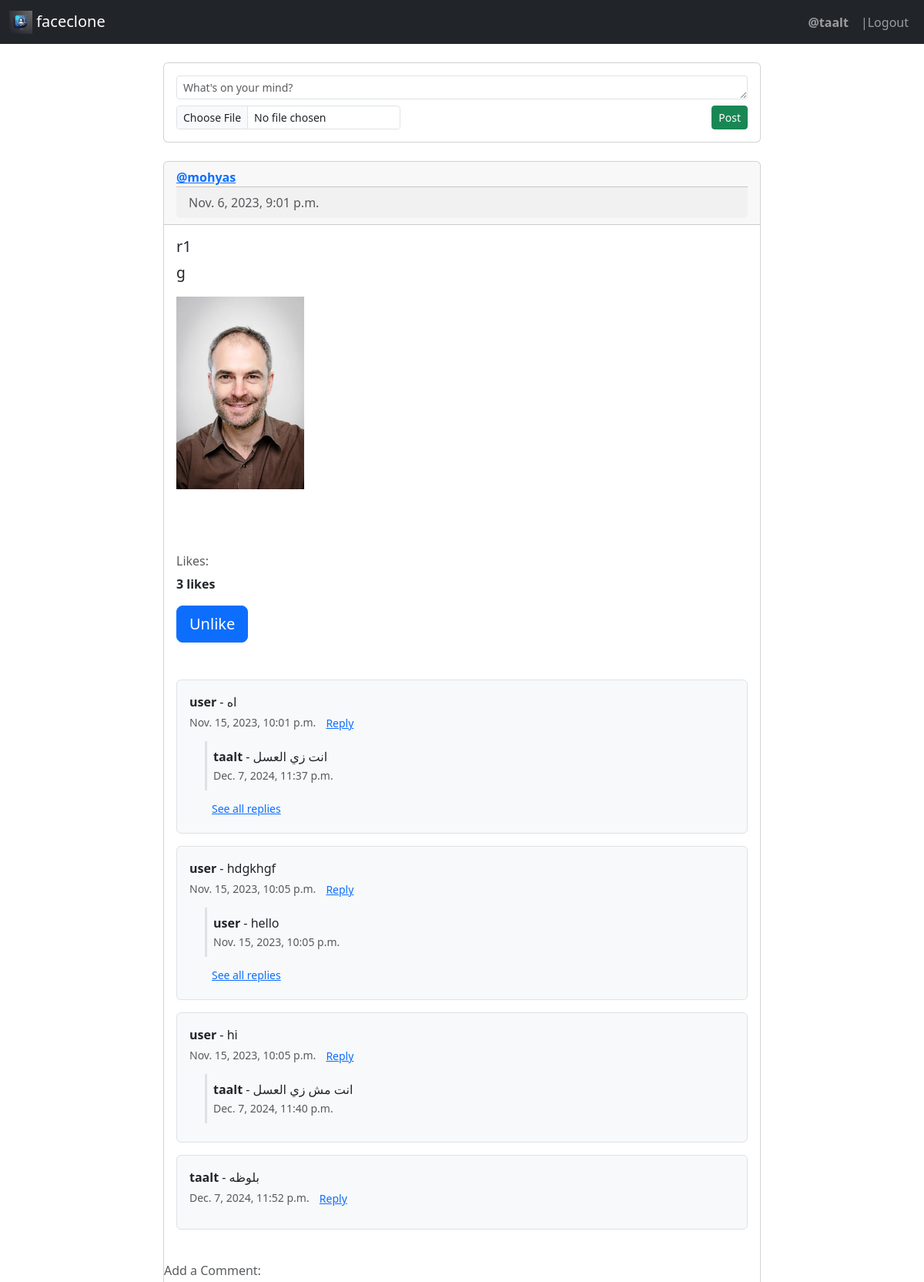
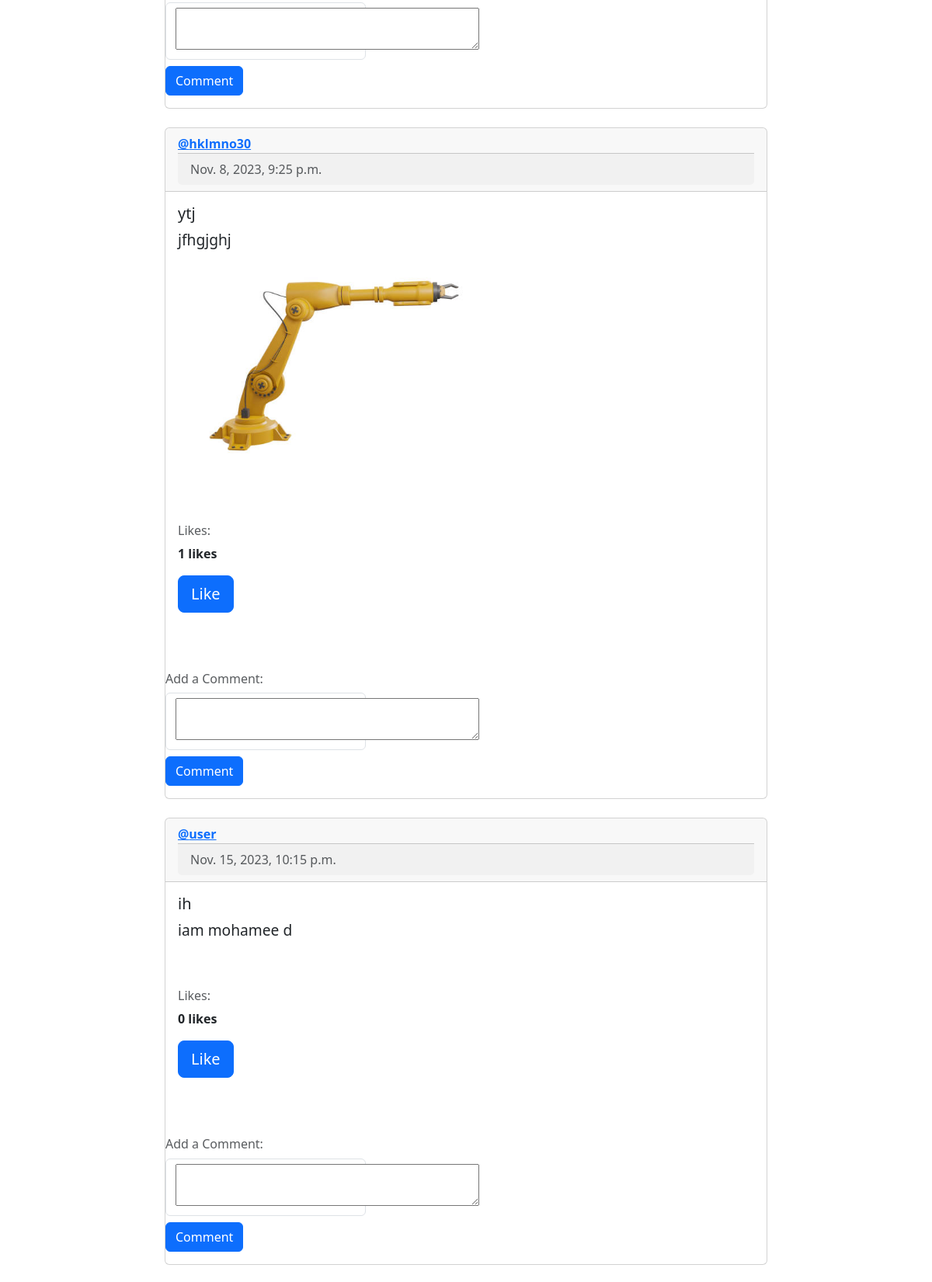
Screenshot of / (signed in, upper part) with the database file from the repository (2 pictures, top to bottom).
### app/models.py (models this page shows, shortened)
class post(models.Model):
    user=models.ForeignKey(User, verbose_name="username", on_delete=models.CASCADE)
    title=models.CharField( max_length=50)
    content=models.TextField()
    created_at = models.DateTimeField(auto_now=False, auto_now_add=True)
    updated_at = models.DateTimeField(auto_now=True,auto_now_add=False)
    image = models.ImageField(upload_to='post_images/', blank=True, null=True)

class comment (models.Model):
    user_comment=models.ForeignKey(User,on_delete=models.CASCADE)
    post_comment=models.ForeignKey(post,on_delete=models.CASCADE,related_name='comments')
    comment_content=models.TextField(max_length=400,null=True,blank=True)
    likes_of_comment=models.ForeignKey(like,on_delete=models.CASCADE,null=True,blank=True)
    created_at=models.DateTimeField(auto_now=False, auto_now_add=True)
    updated=models.BooleanField(default=False,null=True,blank=True)
    image = models.ImageField(upload_to='post_images/comments_images', blank=True, null=True)
    updated_at = models.DateTimeField(auto_now=True, auto_now_add=False,null=True,blank=True)
    reply=models.ForeignKey('self',on_delete=models.CASCADE, null=True, blank=True, related_name='replies')
    is_reply=models.BooleanField(default=False,null=True)

### app/views.py (the view)
# urls.py: path('',home,name='home'),
@login_required(login_url='login/')
def home(request):
    posts = post.objects.annotate(
        user_liked=Exists(
            like.objects.filter(
                user_like=request.user.id,
                post_like=OuterRef('pk'),
                liked=True
            )
        )
    )
    print(str(posts.query))
    print(request.user.id)
    if request.method == 'POST':
        form = postform(request.POST,request.FILES)
        comment_form = commentform(request.POST)
        if 'comment' in request.POST:
                if comment_form.is_valid():
                    post_id_1 = request.POST.get('post-id-1')
                    print("Debug: post-id-1 =", post_id_1)  # Add this line for debugging
                    post_to_comment = post.objects.filter(id=post_id_1).first()
                    print("Debug: post_to_comment =", post_to_comment)  # Add this line for debugging
                    if post_to_comment:
                        comment_of_the_user = comment_form.save(commit=False)
                        comment_of_the_user.user_comment = request.user
                        comment_of_the_user.post_comment = post_to_comment
                        comment_of_the_user.save()
                        print("Debug: Comment saved")  # Add this line for debugging
                        return redirect('home')  # Redirect to the 'home' page after adding a comment
                    else:
                        print("Debug: Post not found")  # Add this line for debugging
                else:
                    print("Debug: Invalid comment form data")  # Add this line for debugging
        elif 'create_post' in request.POST:
            if form.is_valid():
                new_post = form.save(commit=False)
                new_post.user = request.user
                new_post
                new_post.save()
                return redirect('home')  # Redirect to the 'home' page after posting a new post
        elif 'post-id-3' in request.POST:
            post_id = request.POST.get("post-id-3")
            print(post_id)
            post_to_delete = post.objects.filter(id=post_id, user=request.user).first()
            print(post_to_delete)
            if post_to_delete and post_to_delete.user == request.user:
                post_to_delete.delete()
                return redirect('home')  # Redirect to the 'home' page after deleting a post
        elif 'like' in request.POST:
            post_id_2 = request.POST.get('post-id-2')
            post_to_like = get_object_or_404(post, id=post_id_2)
            user_liked = like.objects.filter(user_like=request.user, post_like=post_to_like).first()
            if user_liked:
                user_liked.delete()
            else:
                like.objects.create(user_like=request.user, post_like=post_to_like,liked=True)
            return redirect('home')
    else:
        form = postform()
        comment_form = commentform()
    context = {
        'posts': posts,
        'form': form,
        'comment_form': comment_form,
    }
    return render(request, 'home.html', context)

### app/forms.py
class postform(ModelForm):
    class Meta:
        model=post
        fields=['title','content','image']

class commentform(forms.ModelForm):
    class Meta:
        model = comment
        fields = ['comment_content','image']
        widgets = {
            'comment_content': forms.Textarea(attrs={'rows': 2}),}

### app/templates/home.html (shortened to what this page needs)
{% extends 'base.html' %}
{% load crispy_forms_tags %}
{% block content %}
<div class="container mt-4" style="max-width: 800px;">
    <div class="card">
        <div class="card-body">
            <form method="POST" enctype="multipart/form-data">
                <div class="mb-2">
                    <textarea id="content" class="form-control form-control-sm" rows="1" placeholder="What's on your mind?" name="content"></textarea>
                </div>
                <div class="d-flex justify-content-between align-items-center">
                    <div>
                        <input type="file" id="image" class="form-control form-control-sm" name="image">
                    </div>
                    <button type="submit" class="btn btn-success btn-sm">Post</button>
                </div>
            </form>
        </div>
    </div>
    {% for post in posts %}
    <div class="card mt-4">
        <div class="card-header">
            <a href="{% url 'view' post.user.username %}">
                <strong>@{{ post.user.username }}</strong>
            </a>
            <div class="card-footer text-muted">
                {{ post.created_at }}
            </div>
        </div>
        <div class="card-body">
            <h5 class="card-title">{{ post.title }}</h5>
            <p class="card-text" style="font-size: larger;">{{ post.content }}</p>
            {% if post.image %}
            <div class="mb-4">
                <img src="{{ post.image.url }}" alt="Post Image" class="img-fluid" style="max-width: 100%; height: 250px; object-fit: cover;">
            </div>
            {% endif %}
        </div>
        <div class="card-body d-flex justify-content-end">
        </div>
        <div class="card-body">
            <h6 class="card-subtitle mb-2 text-muted">Likes:</h6>
            <p><strong>{{ post.likes.all.count }} likes</strong></p>
            <form method='post'>
                <div class="mb-3">
                    {% if post.user_liked %}
                    <button type="submit" name="like" class="btn btn-primary btn-lg">Unlike</button>
                    {% else %}
                    <button type="submit" name="like" class="btn btn-primary btn-lg">Like</button>
                    {% endif %}
                </div>
            </form>
        </div>
        <div class="card-body mb-3">
            <div class="comments">
                {% for comment in post.comments.all %}
                {% if not comment.is_reply %}
                <div class="comment mb-3 p-3 border rounded bg-light">
                    <strong>{{ comment.user_comment.username }}</strong> - {{ comment.comment_content }}
                    <br>
                    <small class="text-muted">{{ comment.created_at }}</small>
                    <a href='{% url "reply_to_comment" comment.id %}' class="btn btn-link btn-sm">Reply</a>
                    <div class="replies mt-2" style="margin-left: 20px;">
                        {% for reply in comment.replies.all %}
                        {% if forloop.counter == 1 %}
                        <div class="reply mb-2 p-2 border-start border-3">
                            <strong>{{ reply.user_comment.username }}</strong> - {{ reply.comment_content }}
                            <br>
                            <small class="text-muted">{{ reply.created_at }}</small>
                        </div>
                        {% endif %}
                        {% endfor %}
                        {% if comment.replies.all|length > 1 %}
                        <button class="btn btn-link btn-sm text-primary"
                        type="button"
                        data-bs-toggle="collapse"
                        data-bs-target="#replies-{{ comment.id }}"
                        aria-expanded="false"
                        aria-controls="replies-{{ comment.id }}">
                        See all replies
                        </button>
                        {% endif %}
                    </div>
                </div>
                {% endif %}
                {% endfor %}
            </div>
        </div>
        <div class="col-md-4">
            <h6 class="card-subtitle mb-2 text-muted">Add a Comment:</h6>
            <form method='post'>
                <div class="mb-3">
                    <div class="form-control">
                        {{ comment_form.comment_content }}
                    </div>
                    <button type="submit" name="comment" class="btn btn-primary mt-2">Comment</button>
                </div>
            </form>
        </div>
    </div>
    {% empty %}
    <p>No posts yet :)</p>
    {% endfor %}
</div>
{% endblock %}

### app/templates/base.html (shortened to what this page needs)
<!DOCTYPE html>
<html lang="en">
    <head>
        {% load static %}
        <link href="{% static 'css/bootstrap.min.css' %}" rel="stylesheet">
    </head>
    <body>
        <nav class="navbar navbar-expand-lg navbar-dark bg-dark">
            <div class="container-fluid">
                        <a class="navbar-brand" href="{% url 'home' %}">
                            <img src="{% static 'logo/faceclone logo.png' %}" alt="Logo" width="30" height="30" class="d-inline-block align-text-top">
                            faceclone
                        </a>
            <ul class="navbar-nav">
                {% if request.user.is_authenticated %}
                <li class="nav-item">
                    <span class="nav-link">
                        <strong>@{{ request.user.username }}</strong>
                    </span>
                </li>
                <li class="nav-item">
                    <a class="nav-link" href="{% url 'log_out' %}">|Logout</a>
                </li>
                {% else %}
                <li class="nav-item">
                    <a class="nav-link" href="{% url 'login' %}">Login</a>
                </li>
                {% endif %}
            </ul>
        </div>
    </nav>
    <div class="container">
        {% block content %}
        {% endblock content %}
    </div>
</body>
</html>

### rows the page displays
post: user.username "mohyas", created_at "Nov. 6, 2023, 9:01 p.m.", title "r1", content "g", image (picture), likes.all.count "3", shows "Unlike"
comment: user_comment.username "user", comment_content "اه", created_at "Nov. 15, 2023, 10:01 p.m."
comment: user_comment.username "taalt", comment_content "انت زي العسل", created_at "Dec. 7, 2024, 11:37 p.m."
comment: user_comment.username "user", comment_content "hdgkhgf", created_at "Nov. 15, 2023, 10:05 p.m."
comment: user_comment.username "user", comment_content "hello", created_at "Nov. 15, 2023, 10:05 p.m."
comment: user_comment.username "user", comment_content "hi", created_at "Nov. 15, 2023, 10:05 p.m."
comment: user_comment.username "taalt", comment_content "انت مش زي العسل", created_at "Dec. 7, 2024, 11:40 p.m."
comment: user_comment.username "taalt", comment_content "بلوظه", created_at "Dec. 7, 2024, 11:52 p.m."
post: user.username "hklmno30", created_at "Nov. 8, 2023, 9:25 p.m.", title "ytj", content "jfhgjghj", image (picture), likes.all.count "1", shows "Like"
post: user.username "user", created_at "Nov. 15, 2023, 10:15 p.m.", title "ih", content "iam mohamee d", likes.all.count "0", shows "Like"

### other values shown
{{ request.user.username }} "taalt"
